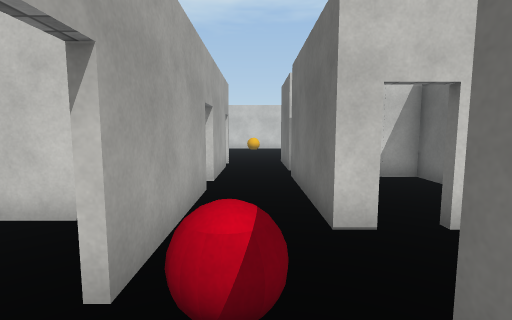
[1] (above)

24 first-person views from a walk through a Unity game level. The camera is 1.5 m above the floor, tilts 6° down and sees 85° across. The floor is counted in squares, 1 m on a side. Each view is taken from the middle of a square. On the plan, view 1 faces up. The plan holds only what a view shows up to about 14 squares ahead; the rest is blank. The place goes on beyond the plan. Surface patterns are stand-ins for the level's own textures.

[2]
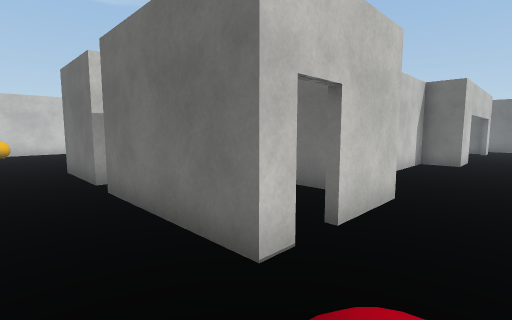

[3]
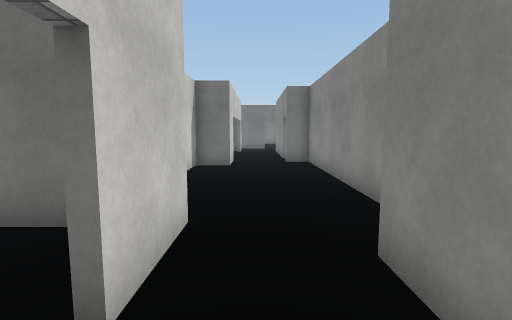

[4]
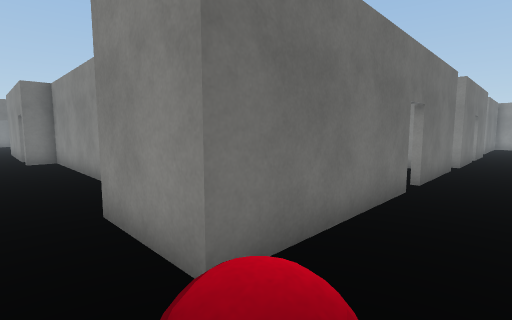

[5]
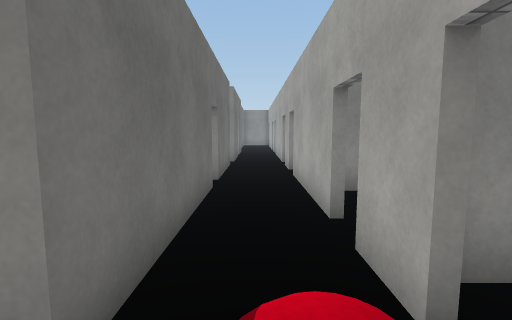

[6]
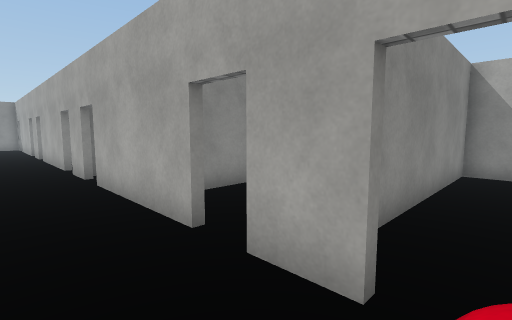

[7]
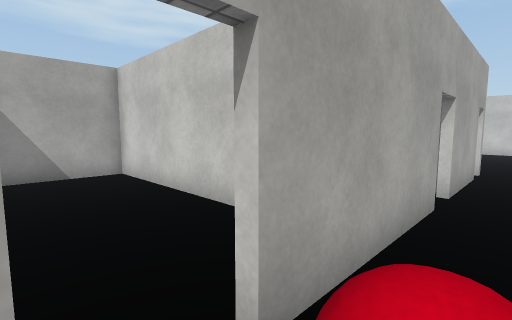

[8]
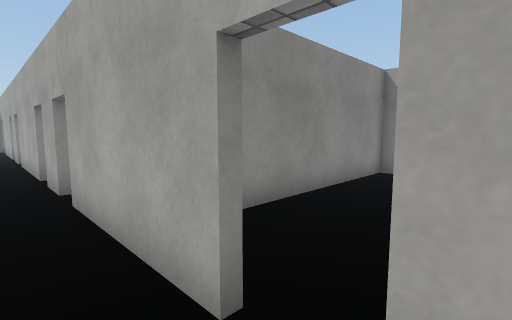

[9]
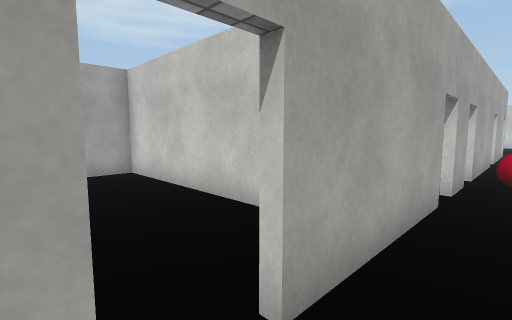

[10]
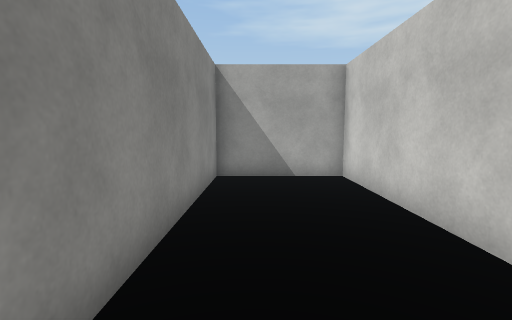

[11]
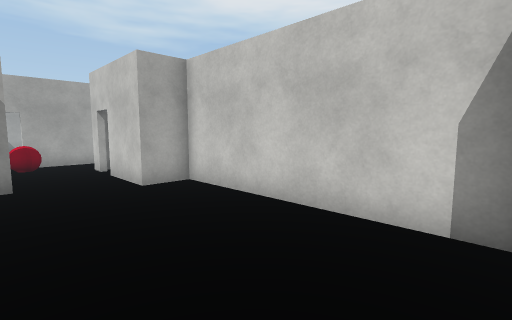

[12]
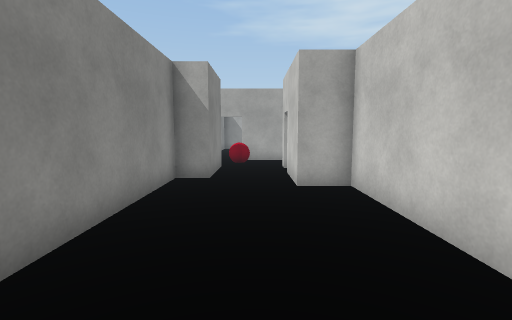

[13]
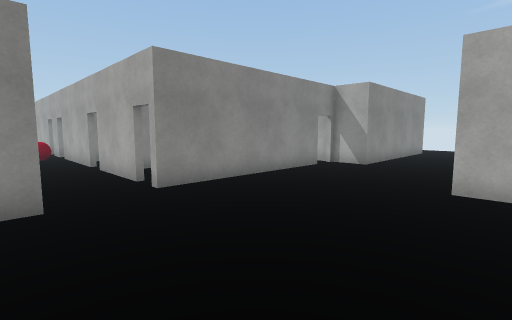

[14]
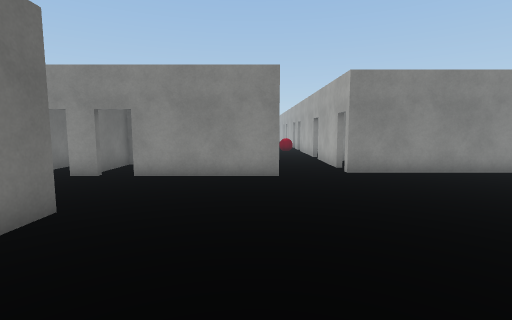

[15]
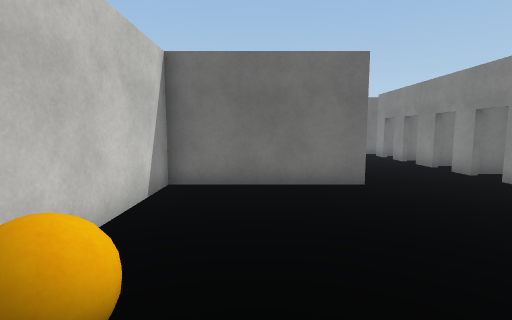

[16]
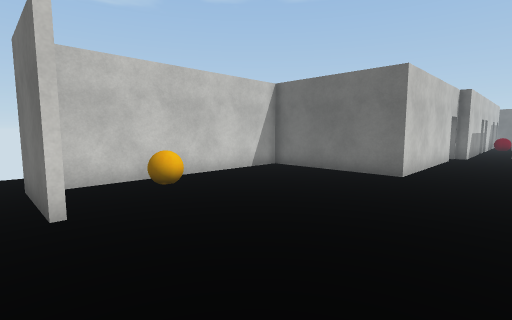

[17]
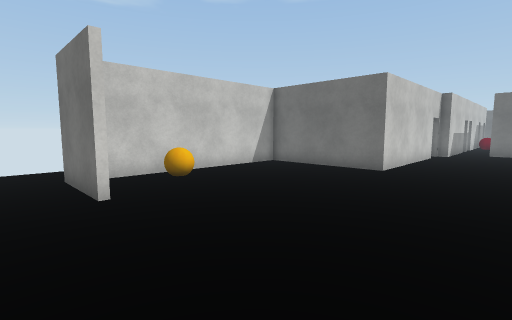

[18]
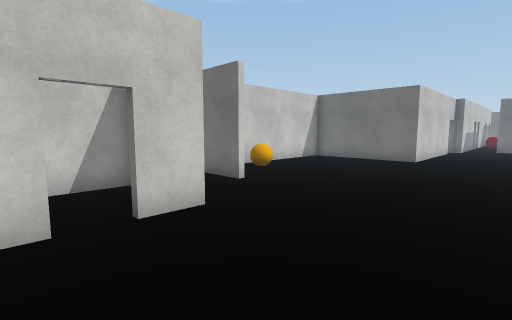

[19]
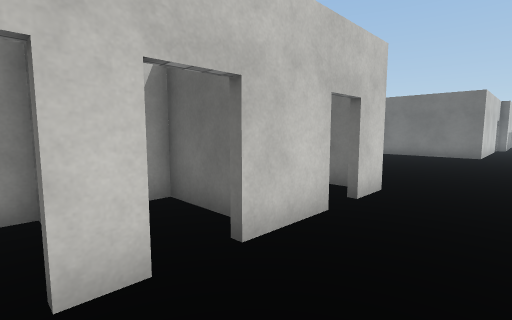

[20]
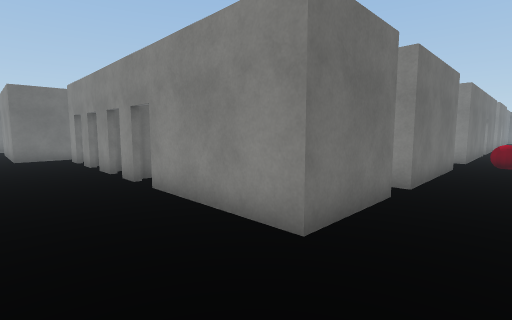

[21]
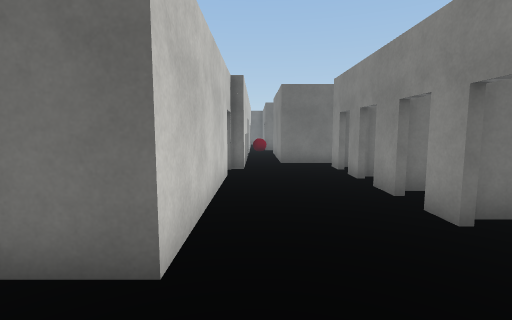

[22]
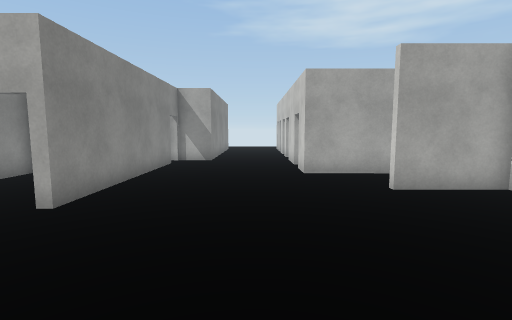

[23]
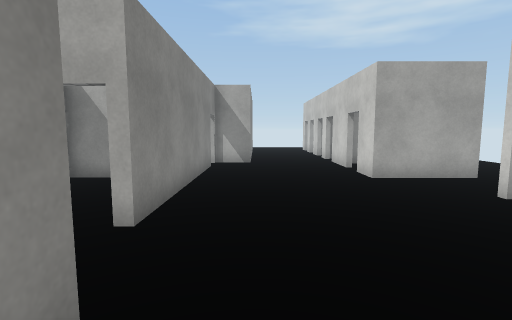

[24]
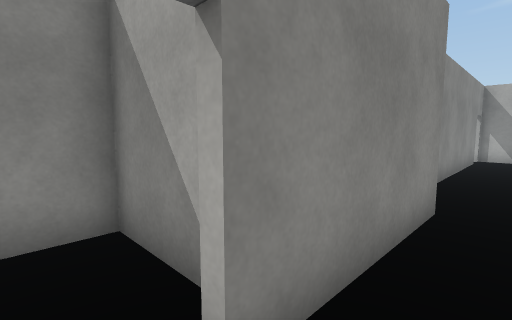

### Floor plan
Points are (right, up) in squares from view 1. A wall is a line through its corners. A room is listed if a view was taken in it or the views show most of it. See-through windows are left out.
Room 1 (views 1, 2, 3, 4, 5, 6, 7, 8, 11, 12)
walls: (1.9, 4.1) (1.2, 4.1) (1.2, 9.2); (1.2, -0.5) (1.2, 1.5) (4.2, 1.5) (4.2, 0.4) (14.5, 0.4) (14.5, 1.6); (-1.3, 1.1) (-1.3, -0.5); (-1.3, 7.1) (-1.3, 2.2); (14.5, 4.1) (13.1, 4.1) (13.1, 5.6) (5.6, 5.6) (5.6, 4.1) (2.9, 4.1)
ways out: opening at (-2, 2) to room 5; opening at (-0.5, 0.5) to room 7; opening at (-0.5, 9) to room 13
objects: red ball (0, 2)
Room 2 (views 9, 10)
walls: (-1.3, -7.6) (-1.3, -8.5); (1.2, -8.5) (1.2, -6.6)
ways out: opening at (-0.5, -6) to room 7
Room 3 (views 13, 14, 15, 16, 17, 18, 20, 21, 22, 23, 24)
walls: (1.2, 12.6) (1.2, 13.8) (6.1, 13.8); (7.2, 13.8) (8.2, 13.8); (-3.2, 20.5) (-3.2, 22.4); (9.2, 13.8) (10.5, 13.8); (-5.8, 22.1) (-5.8, 18.7) (-7.2, 18.7); (9.8, 11.2) (9.8, 13.5); (11.6, 13.8) (12.6, 13.8); (12.5, 18) (5.7, 18) (5.7, 23.4) (-3, 23.4) (-3, 20.5); (12, 12.9) (12, 13.5); (-8.9, 13.1) (-1.2, 13.1); (13.8, 13.8) (14.5, 13.8); (-10.2, 14.8) (-10.2, 13)
ways out: opening at (-8.3, 17) to room 4; opening at (-4.5, 21.5) to room 4; opening at (-8, 19) to room 10; opening at (-0.5, 13) to room 11; opening at (7, 14) to room 12; opening at (13, 18); gap at (-9, 13)
objects: ball (0, 22) to (0, 23)
Room 4 (view 19)
walls: (-12.8, 14.8) (-10.2, 14.8); (-11.8, 18.7) (-12.8, 18.7); (-10, 19.6) (-10, 21.8); (-8.2, 18.7) (-10.6, 18.7); (-3.2, 22.4) (-3.2, 23.8)
ways out: opening at (-8.3, 17) to room 3; opening at (-4.5, 21.5) to room 3; opening at (-13, 19)
Room 5 (no view inside)
walls: (-2.9, 4.5) (-10.2, 4.5) (-10.2, 0.4) (-2, 0.4)
ways out: opening at (-2, 2) to room 1
Room 6 (no view inside)
walls: (-3.8, -4.1) (-10.2, -4.1) (-10.2, -8.3) (-1.6, -8.3)
Room 7 (no view inside)
walls: (-1.3, -1.6) (-1.3, -6.5); (1.2, -4.4) (1.2, -0.5); (1.2, -6.6) (1.2, -5.4)
ways out: opening at (-0.5, 0.5) to room 1; opening at (-0.5, -6) to room 2; opening at (-2, -1) to room 8; opening at (1, -5)
Room 8 (no view inside)
walls: (-10.2, -3.9) (-2.1, -3.9)
ways out: opening at (-2, -1) to room 7
Room 9 (no view inside)
walls: (-5.8, 10.4) (-5.8, 9.1) (-4.5, 9.1); (-3, 9.1) (-2.2, 9.1)
ways out: opening at (-2, 12) to room 11
Room 10 (no view inside)
walls: (-6, 19.4) (-6, 20.1); (-6, 21.8) (-8, 21.8)
ways out: opening at (-8, 19) to room 3
Room 11 (no view inside)
walls: (-1.3, 11.8) (-1.3, 10.6); (1.2, 10.4) (1.2, 12.6)
ways out: opening at (-0.5, 13) to room 3; opening at (-2, 12) to room 9; opening at (-0.5, 11) to room 13
Room 12 (no view inside)
walls: (5.6, 12.9) (5.6, 10.7) (7.6, 10.7) (7.6, 13.5)
ways out: opening at (7, 14) to room 3
Room 13 (no view inside)
walls: (-1.3, 10.6) (-1.3, 8.2)
ways out: opening at (-0.5, 9) to room 1; opening at (-0.5, 11) to room 11; opening at (1.5, 10)

Positions as (right, up) in squares from view 1, and headings:
1: (0, 0), facing up
2: (-1, 2), facing up-right
3: (1, 3), facing right
4: (-1, 3), facing down-right
5: (0, 3), facing down
6: (1, 2), facing down-left
7: (0, 1), facing up-left
8: (0, 0), facing down-left
9: (0, -8), facing up-left
10: (-1, -7), facing left
11: (13, 1), facing up-left
12: (13, 3), facing left
13: (2, 20), facing down-left
14: (2, 23), facing down
15: (-2, 21), facing right
16: (-4, 15), facing up-right
17: (-5, 14), facing up-right
18: (-9, 14), facing up-right
19: (-13, 16), facing up-right
20: (-1, 17), facing down-right
21: (3, 17), facing right
22: (4, 17), facing left
23: (3, 15), facing left
24: (7, 15), facing down-left
